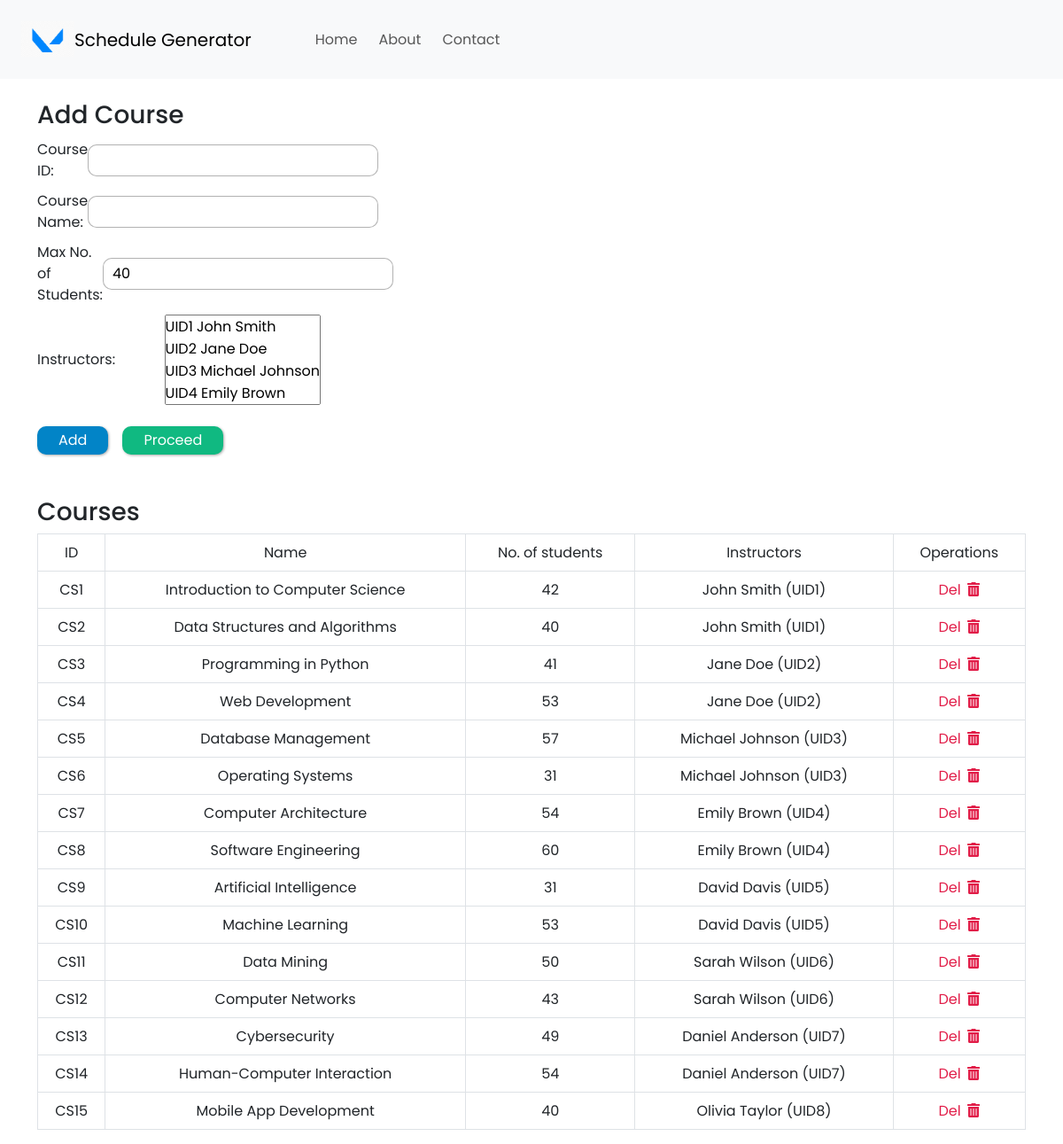
The app's page /add-course with its own data.
### my_app/models.py (models this page shows, shortened)
class Course(models.Model):
    uid = models.CharField(max_length=10, primary_key=True)
    name = models.CharField(max_length=100)
    max_numb_students = models.CharField(max_length=65, default=40)
    instructors = models.ManyToManyField(Instructor)

class Instructor(models.Model):
    uid = models.CharField(max_length=10)
    name = models.CharField(max_length=100)
    def __str__(self):
        return self.uid + " " + self.name

### my_app/views.py (the view)
# urls.py: path('add-course', views.addCourse, name='add-course'),
def addCourse(request):
    form = CourseForm(request.POST or None)
    if request.method == 'POST':
        if form.is_valid():
            form.save()
            all_courses = Course.objects.all
            return render(request, 'add-course.html', {'all_courses': all_courses, 'form': form })
    else:
        all_courses = Course.objects.all
        return render(request, 'add-course.html', {'all_courses': all_courses, 'form': form })

### my_app/forms.py
class CourseForm(ModelForm):
    class Meta:
        model = Course
        fields = [
            'uid',
            'name',
            'max_numb_students',
            'instructors'
        ]
        labels = {
            'uid': 'Course ID',
            'name': 'Course Name',
            'max_numb_students': 'Max No. of Students',
            'instructors': 'Instructors',
        }
        widgets = {
            'uid': forms.TextInput(attrs={'class': 'input-fields'}),
            'name': forms.TextInput(attrs={'class': 'input-fields'}),
            'max_numb_students': forms.TextInput(attrs={'class': 'input-fields'}),
        }

### my_app/templates/add-course.html (shortened to what this page needs)
{% extends 'base.html' %}
{% block content %}
  <div style="width: 320px; margin-top: 1.5rem;">
    <form method="POST">
      <h3>Add Course</h3>
      {% for field in form %}
      <div class="input-container">
        {{ field.label_tag }}
        {% if field.name == 'instructors' %}
          <div style="margin-left: 17px;">
              {{ field }}
          </div>
        {% else %}
          {{ field }}
        {% endif %}
      </div>
      {% endfor %}
      <div class="d-flex align-items-center mt-4 gap-3">
        <button type="submit" class="add-button px-4 py-1">Add</button>
        <input type="button"
          value="Proceed"
          class="proceed-button px-4 py-1"
          onclick="window.location.href='/add-room'"
        />
      </div>
    </form>
  </div>
  {% if all_courses %}
    <h3 class="mt-5">Courses</h3>
    <table class="table table-bordered">
      <tr class="table-heading">
        <td>
          <center>ID</center>
        </td>
        <td>
          <center>Name</center>
        </td>
        <td>
          <center>No. of students</center>
        </td>
        <td>
          <center>Instructors</center>
          </td>
        <td>
          <center>Operations</center>
        </td>
      </tr>
      {% for course in all_courses %}
        <tr class="table-data">
          <td><center>{{ course.uid }}</center></td>
          <td>
            <center>{{ course.name }}</center>
          </td>
          <td>
            <center>{{ course.max_numb_students }}</center>
          </td>
          <td>
            {% for instructor in course.instructors.all %}
              <center>{{ instructor.name }} ({{ instructor.uid }})</center>
            {% empty %}
              <center>No instructors found.</center>
            {% endfor %}
          </td>
          <td>
            <center>
              <a class="delete-button" href="{% url 'delete-course' course.uid %}">
               Del
              <i class="fas fa-trash-alt" style="margin-left: 3px;"></i>
              </a>
            </center>
          </td>
        </tr>
      {% endfor %}
    </table>
  {% endif %}
{% endblock %}

### my_app/static/css/home.css (style rules this page uses)
* { margin: 0; padding: 0; box-sizing: border-box; font-family: 'Poppins', sans-serif; }
.input-container { margin-top: 10px; display: flex; justify-content: space-between; align-items: center; }
.input-fields { border-radius: 10px; padding: 5px; text-indent: 5px; border: 1px solid rgba(0, 0, 0, 0.3); }
.table-heading { background-color: rgb(30 41 59); color: white; }
.table-data { background-color: rgb(241 245 249); }
.add-button { background-color: rgb(2 132 199); color: white; border: none; border-radius: 10px; box-shadow: 1px 1px 3px #aaaaaa; }
.proceed-button { background-color: rgb(16 185 129); color: white; border: none; border-radius: 10px; box-shadow: 1px 1px 3px #aaaaaa; }
.delete-button { text-decoration: none; color: rgb(225 29 72); }

### records on screen
Course: uid "CS1", name "Introduction to Computer Science", max_numb_students "42"
Instructor: name "John Smith", uid "UID1"
Course: uid "CS2", name "Data Structures and Algorithms", max_numb_students "40"
Course: uid "CS3", name "Programming in Python", max_numb_students "41"
Instructor: name "Jane Doe", uid "UID2"
Course: uid "CS4", name "Web Development", max_numb_students "53"
Course: uid "CS5", name "Database Management", max_numb_students "57"
Instructor: name "Michael Johnson", uid "UID3"
Course: uid "CS6", name "Operating Systems", max_numb_students "31"
Course: uid "CS7", name "Computer Architecture", max_numb_students "54"
Instructor: name "Emily Brown", uid "UID4"
Course: uid "CS8", name "Software Engineering", max_numb_students "60"
Course: uid "CS9", name "Artificial Intelligence", max_numb_students "31"
Instructor: name "David Davis", uid "UID5"
Course: uid "CS10", name "Machine Learning", max_numb_students "53"
Course: uid "CS11", name "Data Mining", max_numb_students "50"
Instructor: name "Sarah Wilson", uid "UID6"
Course: uid "CS12", name "Computer Networks", max_numb_students "43"
Course: uid "CS13", name "Cybersecurity", max_numb_students "49"
Instructor: name "Daniel Anderson", uid "UID7"
Course: uid "CS14", name "Human-Computer Interaction", max_numb_students "54"
Course: uid "CS15", name "Mobile App Development", max_numb_students "40"
Instructor: name "Olivia Taylor", uid "UID8"

### other values on screen
{{ field.label_tag }} "Course ID:" "Course Name:" "Max No. of Students:" "Instructors:"
